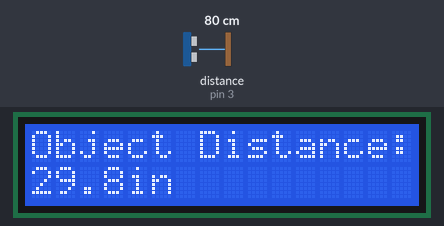
The sketch below on a simulated Arduino Uno, built with avr-gcc and run on an emulated ATmega328P. Parts: 16×2 character LCD. Wiring (inferred from the names in the program): ultrasonic range finder: trigger pin 4; echo pin 3. The inputs (shaded band) are chosen by the test bench; at power-on: distance to the obstacle (sensor on pin 3) 80 cm. The echo pulse lasts 58.3 µs per cm.

Above: at 1.2 s.
1.3 s: distance to the obstacle (sensor on pin 3) set to 2 cm
At 3.4 s:
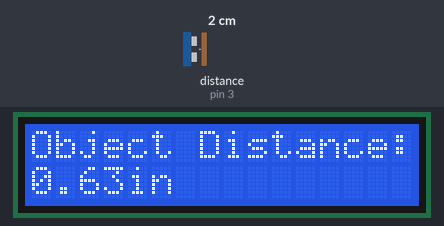
5.4 s: distance to the obstacle (sensor on pin 3) set to 4 cm
At 7.0 s:
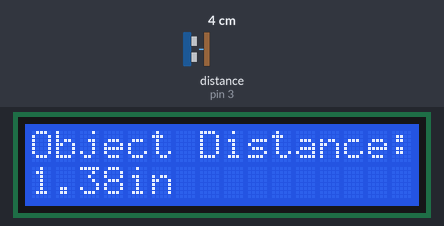
7.6 s: distance to the obstacle (sensor on pin 3) set to 9 cm
At 8.9 s:
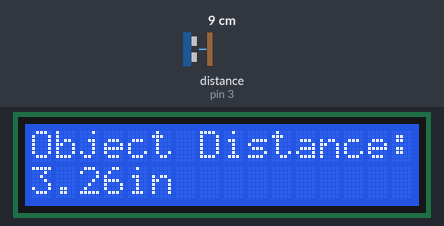
Timing chart, 0 to 10.6 s (numbered marks = the images above; inputs shaded):
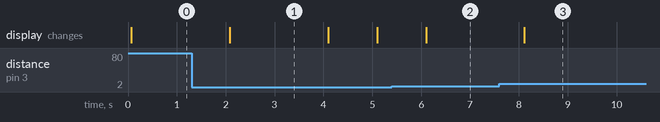

Measured:
- after the input at 1.3 s, the display: changes after 0.78 s (image 1)
- after the input at 5.4 s, the display: changes after 0.70 s (image 2)
- after the input at 7.6 s, the display: changes after 0.51 s (image 3)
- what the display in image 1 shows lasts 2.0 s, from 2.1 s to 4.1 s

The sketch:

DistanceMeasureLCD.ino
```cpp
#include <LiquidCrystal.h>
int tpin=4;
int epin=3;
int ptt;
float distance;
int rs=7;
int en=8;
int d4=9;
int d5=10;
int d6=11;
int d7=12;
LiquidCrystal lcd(rs,en,d4,d5,d6,d7);
void setup() {
  // put your setup code here, to run once:
Serial.begin(9600);
pinMode(tpin,OUTPUT);
pinMode(epin,INPUT);
lcd.begin(16,2);
}

void loop() {
  // put your main code here, to run repeatedly:
digitalWrite(tpin,LOW);
delayMicroseconds(10);
digitalWrite(tpin,HIGH);
delayMicroseconds(10);
digitalWrite(tpin,LOW);
ptt=pulseIn(epin,HIGH);
distance=(.00643*ptt);
lcd.setCursor(0,0);
lcd.print("Object Distance:");
lcd.setCursor(0,1);
lcd.print(distance);
lcd.setCursor(4,1);
lcd.print("in");
delay(1000);
}
```
